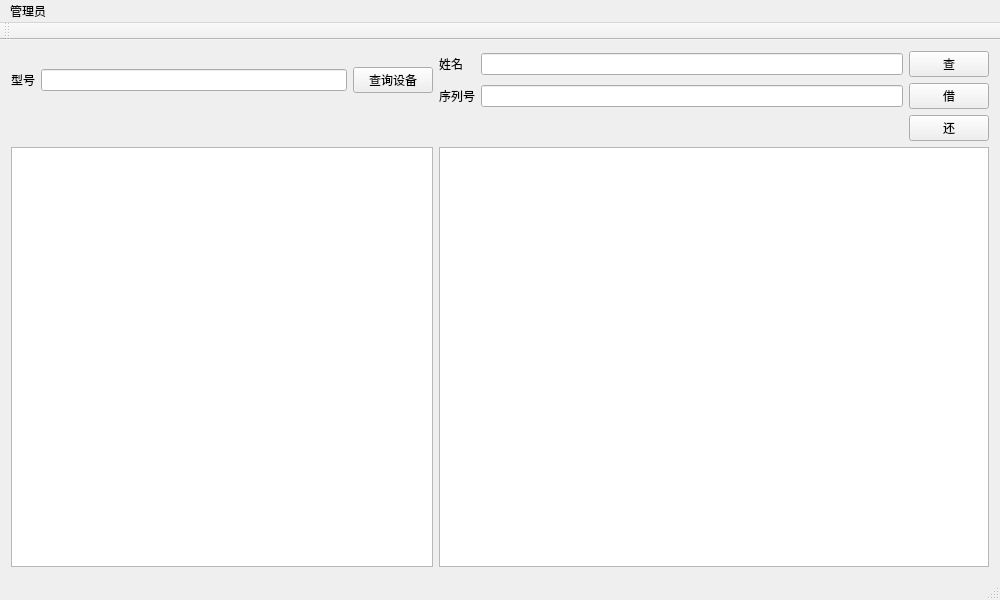
<?xml version="1.0" encoding="UTF-8"?>
<ui version="4.0">
 <class>MainWindow</class>
 <widget class="QMainWindow" name="MainWindow">
  <property name="geometry">
   <rect>
    <x>0</x>
    <y>0</y>
    <width>1000</width>
    <height>600</height>
   </rect>
  </property>
  <property name="minimumSize">
   <size>
    <width>1000</width>
    <height>600</height>
   </size>
  </property>
  <property name="maximumSize">
   <size>
    <width>1000</width>
    <height>600</height>
   </size>
  </property>
  <property name="windowTitle">
   <string>Device Management</string>
  </property>
  <widget class="QWidget" name="centralWidget">
   <layout class="QGridLayout" name="gridLayout_2">
    <item row="0" column="0" rowspan="2">
     <layout class="QGridLayout" name="gridLayout">
      <item row="0" column="2">
       <widget class="QPushButton" name="query_device">
        <property name="text">
         <string>查询设备</string>
        </property>
       </widget>
      </item>
      <item row="0" column="1">
       <widget class="QLineEdit" name="lineEdit_2"/>
      </item>
      <item row="0" column="0">
       <widget class="QLabel" name="label_2">
        <property name="text">
         <string>型号</string>
        </property>
       </widget>
      </item>
     </layout>
    </item>
    <item row="0" column="1">
     <widget class="QLabel" name="label_4">
      <property name="text">
       <string>姓名</string>
      </property>
     </widget>
    </item>
    <item row="0" column="2">
     <widget class="QLineEdit" name="lineEdit_4"/>
    </item>
    <item row="0" column="3">
     <widget class="QPushButton" name="querydevicehuman">
      <property name="text">
       <string>查</string>
      </property>
     </widget>
    </item>
    <item row="1" column="1">
     <widget class="QLabel" name="label_5">
      <property name="text">
       <string>序列号</string>
      </property>
     </widget>
    </item>
    <item row="1" column="2">
     <widget class="QLineEdit" name="lineEdit_5"/>
    </item>
    <item row="1" column="3">
     <widget class="QPushButton" name="insertdevicehuman">
      <property name="text">
       <string>借</string>
      </property>
     </widget>
    </item>
    <item row="2" column="3">
     <widget class="QPushButton" name="updatedevicehuman">
      <property name="text">
       <string>还</string>
      </property>
     </widget>
    </item>
    <item row="3" column="0">
     <widget class="QTableView" name="devicetable"/>
    </item>
    <item row="3" column="1" colspan="3">
     <widget class="QTableView" name="devicehumantable"/>
    </item>
   </layout>
  </widget>
  <widget class="QMenuBar" name="menuBar">
   <property name="geometry">
    <rect>
     <x>0</x>
     <y>0</y>
     <width>1000</width>
     <height>23</height>
    </rect>
   </property>
   <widget class="QMenu" name="menu">
    <property name="title">
     <string>管理员</string>
    </property>
    <addaction name="humanmanagement"/>
    <addaction name="devicecheck"/>
   </widget>
   <addaction name="menu"/>
  </widget>
  <widget class="QToolBar" name="mainToolBar">
   <attribute name="toolBarArea">
    <enum>TopToolBarArea</enum>
   </attribute>
   <attribute name="toolBarBreak">
    <bool>false</bool>
   </attribute>
  </widget>
  <widget class="QStatusBar" name="statusBar"/>
  <action name="humanmanagement">
   <property name="text">
    <string>人员管理</string>
   </property>
  </action>
  <action name="devicecheck">
   <property name="text">
    <string>盘库</string>
   </property>
  </action>
 </widget>
 <layoutdefault spacing="6" margin="11"/>
 <resources/>
 <connections/>
</ui>
